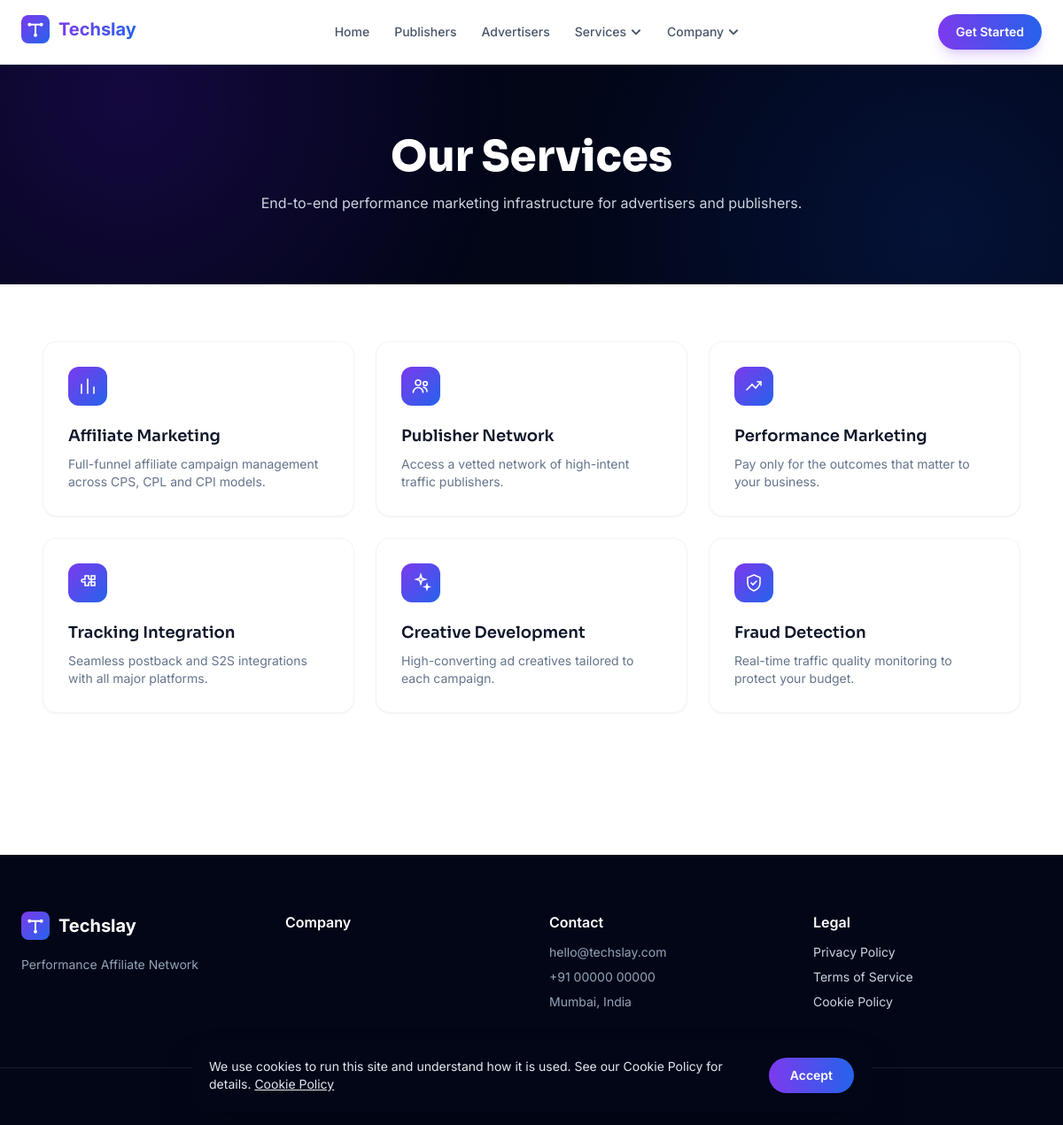
/services, run on the app's committed database.
### tables this page shows
CREATE TABLE menu_items (
    id INT UNSIGNED AUTO_INCREMENT PRIMARY KEY,
    menu_id INT UNSIGNED NOT NULL,
    parent_id INT UNSIGNED DEFAULT NULL,
    label VARCHAR(100) NOT NULL,
    url VARCHAR(500) NOT NULL,
    target ENUM('_self','_blank') NOT NULL DEFAULT '_self',
    icon VARCHAR(60) DEFAULT NULL,
    sort_order INT NOT NULL DEFAULT 0,
    status ENUM('published','draft') NOT NULL DEFAULT 'published',
    created_at DATETIME NOT NULL DEFAULT CURRENT_TIMESTAMP,
    CONSTRAINT fk_menu_items_menu FOREIGN KEY (menu_id) REFERENCES menus(id) ON DELETE CASCADE,
    CONSTRAINT fk_menu_items_parent FOREIGN KEY (parent_id) REFERENCES menu_items(id) ON DELETE CASCADE,
    INDEX idx_menu_items_menu (menu_id),
    INDEX idx_menu_items_sort (sort_order)
);

CREATE TABLE services (
    id INT UNSIGNED AUTO_INCREMENT PRIMARY KEY,
    icon VARCHAR(60) DEFAULT NULL,
    image_media_id INT UNSIGNED DEFAULT NULL,
    title VARCHAR(150) NOT NULL,
    slug VARCHAR(150) NOT NULL UNIQUE,
    short_description VARCHAR(300) DEFAULT NULL,
    content LONGTEXT DEFAULT NULL,
    stats JSON DEFAULT NULL COMMENT 'Array of {value,label} shown in the service page stats bar',
    highlights JSON DEFAULT NULL COMMENT 'Array of {icon,title,description} shown in the "What''s Included" grid',
    process_steps JSON DEFAULT NULL COMMENT 'Array of {title,description} shown in the "How It Works" section',
    sort_order INT NOT NULL DEFAULT 0,
    status ENUM('published','draft','trashed') NOT NULL DEFAULT 'draft',
    deleted_at DATETIME DEFAULT NULL,
    created_at DATETIME NOT NULL DEFAULT CURRENT_TIMESTAMP,
    updated_at DATETIME NOT NULL DEFAULT CURRENT_TIMESTAMP ON UPDATE CURRENT_TIMESTAMP,
    CONSTRAINT fk_services_image FOREIGN KEY (image_media_id) REFERENCES media(id) ON DELETE SET NULL,
    INDEX idx_services_status (status)
);

### app/Core/Controller.php (called while the page is built, shortened)
<?php
abstract class Controller
{
    protected function view(string $view, array $data = [], ?string $layout = null): void
    {
        View::output($view, $data, $layout);
    }
}

### app/Controllers/Front/ServiceController.php (called while the page is built, shortened)
<?php
final class ServiceController extends Controller
{
    public function index(): void
    {
        $this->view('front.services.index', [
            'pageTitle' => 'Our Services',
            'services' => Service::published(),
            'headerMenu' => Menu::itemsForLocation('header'),
            'footerMenu' => Menu::itemsForLocation('footer'),
            'seo' => $this->seoFromRow(null, [
                Seo::breadcrumbSchema([
                    ['name' => 'Home', 'url' => View::url('/')],
                    ['name' => 'Services', 'url' => View::url('services')],
                ]),
            ]),
        ], 'front.layouts.main');
    }
}

### public/index.php (called while the page is built, shortened)
<?php
require BASE_PATH . '/app/Core/Autoloader.php';
$router = new Router();
$router->dispatch();

### app/Core/Database.php (called while the page is built, shortened)
<?php
final class Database
{
    private static ?PDO $connection = null;
    public static function connection(): PDO
    {
        if (self::$connection === null) {
            $config = require dirname(__DIR__, 2) . '/config/database.php';
            $dsn = sprintf(
                'mysql:host=%s;port=%s;dbname=%s;charset=%s',
                $config['host'],
                $config['port'],
                $config['database'],
                $config['charset']
            );
            try {
                self::$connection = new PDO($dsn, $config['username'], $config['password'], [
                    PDO::ATTR_ERRMODE => PDO::ERRMODE_EXCEPTION,
                    PDO::ATTR_DEFAULT_FETCH_MODE => PDO::FETCH_ASSOC,
                    PDO::ATTR_EMULATE_PREPARES => false,
                    PDO::ATTR_PERSISTENT => false,
                ]);
            } catch (PDOException $e) {
                Logger::error('Database connection failed: ' . $e->getMessage());
                throw new RuntimeException('Unable to connect to the database.', 0, $e);
            }
        }
        return self::$connection;
    }
    public static function query(string $sql, array $params = []): PDOStatement
    {
        $stmt = self::connection()->prepare($sql);
        $stmt->execute($params);
        return $stmt;
    }
    public static function fetchAll(string $sql, array $params = []): array
    {
        return self::query($sql, $params)->fetchAll();
    }
}

### app/Core/Model.php (called while the page is built, shortened)
<?php
abstract class Model
{
    protected static string $table = '';
    protected static bool $softDeletes = false;
    protected static function buildWhere(array $where): array
    {
        $conditions = [];
        $params = [];
        if (static::$softDeletes && !array_key_exists('deleted_at', $where)) {
            $conditions[] = 'deleted_at IS NULL';
        }
        foreach ($where as $column => $value) {
            $conditions[] = "`{$column}` = :{$column}";
            $params[$column] = $value;
        }
        $sql = $conditions === [] ? '' : ' WHERE ' . implode(' AND ', $conditions);
        return [$sql, $params];
    }
    public static function where(array $conditions, string $orderBy = 'id DESC'): array
    {
        [$whereSql, $params] = static::buildWhere($conditions);
        return Database::fetchAll(
            'SELECT * FROM ' . static::$table . $whereSql . ' ORDER BY ' . $orderBy,
            $params
        );
    }
}

### app/Models/Service.php (called while the page is built, shortened)
<?php
final class Service extends Model
{
    public static function published(): array
    {
        return static::where(['status' => 'published'], 'sort_order ASC');
    }
}

### config/env.php (called while the page is built, shortened)
<?php
function env(string $key, mixed $default = null): mixed
{
    $value = $_ENV[$key] ?? getenv($key);
    return match (strtolower((string) $value)) {
        'true', '(true)' => true,
        'false', '(false)' => false,
        'null', '(null)' => null,
        'empty', '(empty)' => '',
        default => $value,
    };
}

### config/app.php (called while the page is built, shortened)
<?php
return [
    'name' => env('APP_NAME', 'ClickNet'),
    'env' => env('APP_ENV', 'production'),
    'debug' => (bool) env('APP_DEBUG', false),
    'url' => rtrim((string) env('APP_URL', 'http://localhost'), '/'),
    'key' => env('APP_KEY', ''),
    'timezone' => 'UTC',
    'upload_max_size' => ((int) env('UPLOAD_MAX_SIZE_MB', 10)) * 1024 * 1024,
    'upload_allowed_images' => ['jpg', 'jpeg', 'png', 'webp', 'gif', 'svg'],
    'upload_allowed_videos' => ['mp4', 'webm', 'mov'],
    'upload_allowed_documents' => ['pdf'],
    'admin_prefix' => 'admin',
    'maintenance_mode' => false,
];

### app/Core/Autoloader.php (called while the page is built, shortened)
<?php
final class Autoloader
{
    public static function register(string $baseDir): void
    {
        spl_autoload_register(static function (string $class) use ($baseDir): void {
            $prefix = 'App\\';
            $relative = substr($class, strlen($prefix));
            $path = $baseDir . '/app/' . str_replace('\\', '/', $relative) . '.php';
        });
    }
}

### app/Models/Menu.php (called while the page is built, shortened)
<?php
final class Menu extends Model
{
    public static function itemsForLocation(string $location): array
    {
        return Database::fetchAll(
            'SELECT mi.*
             FROM menu_items mi
             JOIN menus m ON m.id = mi.menu_id
             WHERE m.location = :location
               AND mi.parent_id IS NULL
               AND mi.status = "published"
             ORDER BY mi.sort_order ASC',
            ['location' => $location]
        );
    }
}

### app/Views/front/services/index.php (the view, shortened to what this page needs)
<section class="py-16">
  <div class="max-w-6xl mx-auto px-6">
    <?php if ($services === []): ?>
      <p class="text-center text-slate-400">Services will be listed here soon.</p>
    <?php else: ?>
      <div class="grid sm:grid-cols-2 lg:grid-cols-3 gap-6">
        <?php foreach ($services as $service): ?>
          <a href="<?= View::url('services/' . $service['slug']) ?>"
             class="group rounded-2xl bg-white border border-slate-100 shadow-sm hover:shadow-xl hover:-translate-y-1 transition-all duration-200 p-7">
            <div class="w-11 h-11 rounded-xl bg-gradient-to-br from-brand-500 to-accent-500 text-white flex items-center justify-center mb-5">
              <?= Icon::render($service['icon'] ?? null, 'w-6 h-6') ?>
            </div>
            <h3 class="font-semibold text-lg text-slate-900 group-hover:text-brand-600 transition"><?= View::e($service['title']) ?></h3>
            <p class="mt-2 text-sm text-slate-500"><?= View::e($service['short_description']) ?></p>
          </a>
        <?php endforeach; ?>
      </div>
    <?php endif; ?>
  </div>
</section>

### app/Core/Router.php (shortened to what this page needs)
<?php
final class Router
{
    private array $routes = [];
    private string $groupPrefix = '';
    private array $groupMiddleware = [];
    public function group(string $prefix, array $middleware, callable $callback): void
    {
        $previousPrefix = $this->groupPrefix;
        $previousMiddleware = $this->groupMiddleware;
        $this->groupPrefix = $previousPrefix . $prefix;
        $this->groupMiddleware = array_merge($previousMiddleware, $middleware);
        $this->groupPrefix = $previousPrefix;
        $this->groupMiddleware = $previousMiddleware;
    }
    private function addRoute(string $method, string $uri, array $action, array $middleware): void
    {
        $fullUri = rtrim($this->groupPrefix . $uri, '/');
        $fullUri = $fullUri === '' ? '/' : $fullUri;
        $this->routes[] = [
            'method' => $method,
            'uri' => $fullUri,
            'action' => $action,
            'middleware' => array_merge($this->groupMiddleware, $middleware),
            'pattern' => $this->toPattern($fullUri),
        ];
    }
    private function toPattern(string $uri): string
    {
        $pattern = preg_replace('#\{([a-zA-Z_]+)\}#', '(?P<$1>[^/]+)', $uri);
        return '#^' . $pattern . '$#';
    }
    public function dispatch(): void
    {
        $method = Request::method();
        $uri = Request::uri();
        foreach ($this->routes as $route) {
            if ($route['method'] !== $method) {
                continue;
            }
            if (!preg_match($route['pattern'], $uri, $matches)) {
                continue;
            }
            $params = array_filter($matches, static fn ($key) => !is_int($key), ARRAY_FILTER_USE_KEY);
            $params = array_map(
                static fn ($value) => ctype_digit($value) ? (int) $value : $value,
                $params
            );
            [$controllerClass, $method2] = $route['action'];
            $controller = new $controllerClass();
            $controller->$method2(...array_values($params));
            return;
        }
    }
}

### app/Core/Icon.php (shortened to what this page needs)
<?php
final class Icon
{
    public static function render(?string $key, string $classes = 'w-6 h-6'): string
    {
        $path = self::PATHS[$key ?? ''] ?? self::PATHS[self::DEFAULT_KEY];
        return '<svg xmlns="http://www.w3.org/2000/svg" viewBox="0 0 24 24" fill="none" stroke="currentColor" '
            . 'stroke-width="1.6" stroke-linecap="round" class="' . htmlspecialchars($classes, ENT_QUOTES, 'UTF-8') . '">'
            . $path . '</svg>';
    }
}

### app/Views/partials/header-nav.php (shortened to what this page needs)
<?php
$navPrimary = $navPrimary ?? [];
$navCompany = $navCompany ?? [];
?>
<div x-data="{ openPanel: null, mobileOpen: false, mobileGroup: null }" @keydown.escape.window="openPanel = null; mobileOpen = false">
<header class="sticky top-0 z-50 glass border-b border-slate-100" @mouseleave="openPanel = null">
  <div class="max-w-7xl mx-auto px-6 py-4 flex items-center justify-between">
    <a href="<?= View::url('/') ?>"><?php View::partial('partials.logo'); ?></a>
    <nav class="hidden lg:flex items-center gap-1 text-sm font-medium text-slate-600">
      <?php foreach ($navPrimary as $item): ?>
        <a href="<?= View::url(ltrim($item['url'], '/')) ?>" class="px-3 py-2 rounded-lg hover:text-brand-600 hover:bg-slate-50 transition"><?= View::e($item['label']) ?></a>
      <?php endforeach; ?>
      <div class="relative" @mouseenter="openPanel = 'services'">
        <button type="button" @click="openPanel = openPanel === 'services' ? null : 'services'"
                class="px-3 py-2 rounded-lg inline-flex items-center gap-1 hover:bg-slate-50 transition"
                :class="openPanel === 'services' ? 'text-brand-600 bg-slate-50' : ''"
                aria-haspopup="true" :aria-expanded="openPanel === 'services'">
          Services
          <svg class="w-3.5 h-3.5 transition-transform" :class="openPanel === 'services' ? 'rotate-180' : ''" viewBox="0 0 12 12" fill="none"><path d="M2.5 4.5L6 8l3.5-3.5" stroke="currentColor" stroke-width="1.6" stroke-linecap="round" stroke-linejoin="round"/></svg>
        </button>
      </div>
      <?php if ($navCompany !== []): ?>
        <div class="relative" @mouseenter="openPanel = 'company'">
          <button type="button" @click="openPanel = openPanel === 'company' ? null : 'company'"
                  class="px-3 py-2 rounded-lg inline-flex items-center gap-1 hover:bg-slate-50 transition"
                  :class="openPanel === 'company' ? 'text-brand-600 bg-slate-50' : ''"
                  aria-haspopup="true" :aria-expanded="openPanel === 'company'">
            Company
            <svg class="w-3.5 h-3.5 transition-transform" :class="openPanel === 'company' ? 'rotate-180' : ''" viewBox="0 0 12 12" fill="none"><path d="M2.5 4.5L6 8l3.5-3.5" stroke="currentColor" stroke-width="1.6" stroke-linecap="round" stroke-linejoin="round"/></svg>
          </button>
        </div>
      <?php endif; ?>
    </nav>
    <div class="flex items-center gap-2">
      <a href="<?= View::url('contact') ?>" class="hidden md:inline-flex items-center rounded-full bg-gradient-to-r from-brand-500 to-accent-500 text-white text-sm font-semibold px-5 py-2.5 shadow-lg shadow-brand-500/20 hover:shadow-brand-500/40 transition">Get Started</a>
    </div>
  </div>
</header>
</div>

### data on the page
menu_items: label "Home"
menu_items: label "Publishers"
menu_items: label "Advertisers"
services: title "Affiliate Marketing", short_description "Full-funnel affiliate campaign management across CPS, CPL and CPI models."
services: title "Publisher Network", short_description "Access a vetted network of high-intent traffic publishers."
services: title "Performance Marketing", short_description "Pay only for the outcomes that matter to your business."
services: title "Tracking Integration", short_description "Seamless postback and S2S integrations with all major platforms."
services: title "Creative Development", short_description "High-converting ad creatives tailored to each campaign."
services: title "Fraud Detection", short_description "Real-time traffic quality monitoring to protect your budget."

### other printed values
View::e($siteName) "Techslay"
View::e(Setting::get('business', 'email', '')) "hello@techslay.com"
View::e($message) "We use cookies to run this site and understand how it is used. See our Cookie Policy for details."
